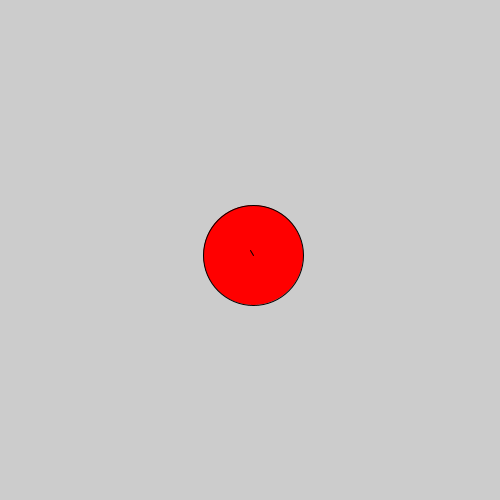
Frame 1 (no input)
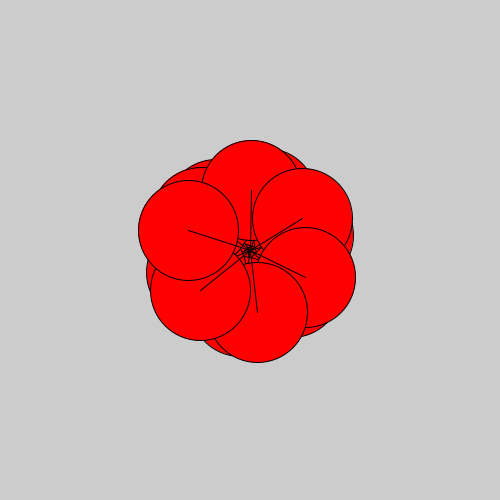
Frame 60 (the mouse pressed at the canvas centre just before this capture)
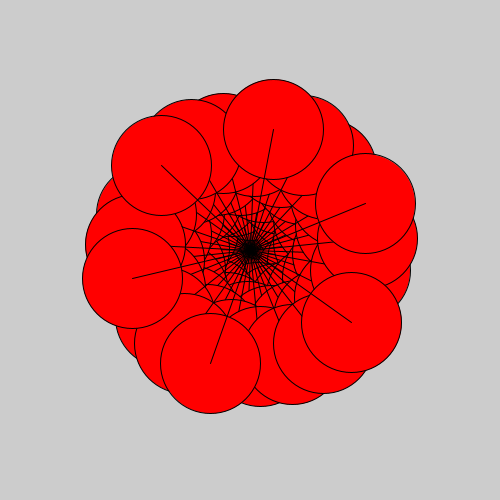
Frame 120 (the mouse held since frame 60 and released just before this capture)

The Processing sketch that drew these frames (run headless with seeded random() and noise(); from frame 60 on, the mouse is pressed at the canvas centre):

// Processing sketch: processing_122140
// ── processing_122140.pde

int linelength = 5;
int angle = 0;
int wx = 100;
int center_x;
int center_y;
boolean forwards = true;
float cx = 0;
float cy = 0;

void setup() {
  size(500,500);
  center_x = width/2;
  center_y = height/2;
}

void draw() {
  
  frameRate(20);
  
  angle++ ;
  
  if(forwards){
    linelength++;
  }
  else {
    linelength--;
  }
  
    reverse(center_x+cx, center_y+cy);
  
   cx = linelength * cos(angle);
   cy = linelength * sin(angle);
  
  ellipse(center_x + cx, center_y + cy, wx, wx);
  line(center_x, center_y, center_x + cx, center_y + cy);
}

void reverse(float x_edge, float y_edge) {
  if(x_edge > 240 && y_edge > 240 && x_edge < 260 && y_edge < 260){
    stroke(0);
    fill(255,0,0);
     forwards = true; 
}
  else if (x_edge < -wx || y_edge < -wx || x_edge > width + 2 * wx || y_edge > height + 2 * wx) {
    stroke(204);
    fill(204);
    forwards = false;
  }
}
